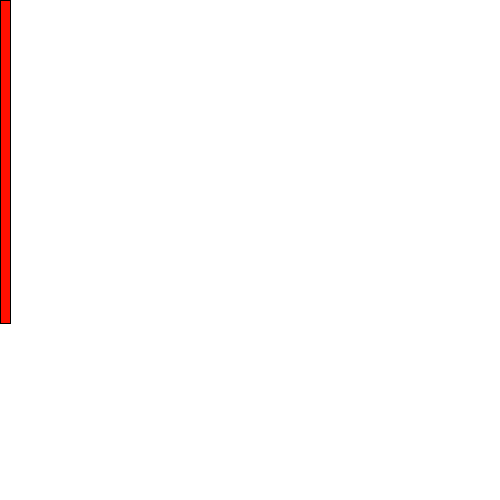
Frame 1 (no input)
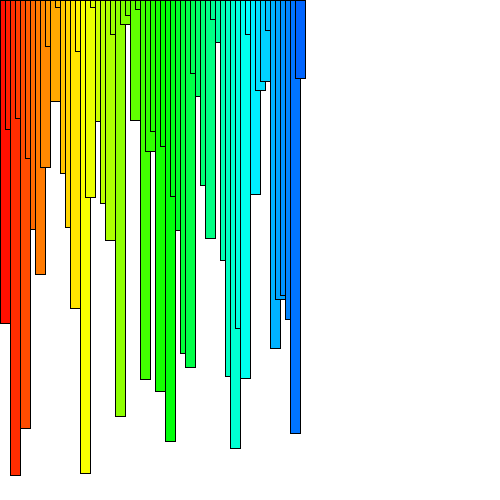
Frame 60 (the mouse pressed at the canvas centre just before this capture)
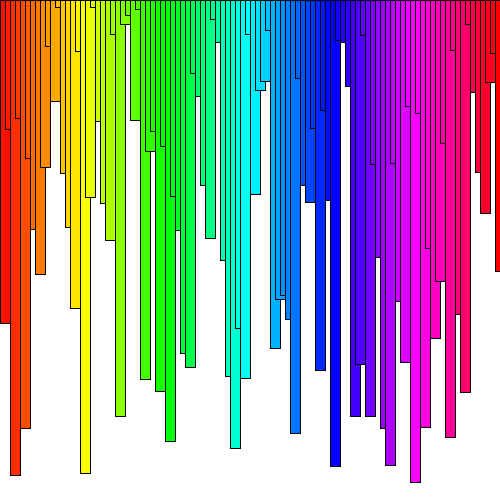
Frame 120 (the mouse held since frame 60 and released just before this capture)

The Processing sketch that drew these frames (run headless with seeded random() and noise(); from frame 60 on, the mouse is pressed at the canvas centre):

// Processing sketch: E2
// ── E2.pde
int x, y, h, s, b, weight;


void setup()
{
  colorMode(HSB, 100);
  //set color mode to HSB in 100 percent
  size(500,500);
  background(100);
  x = 0;
  y = 0;
}

void draw()
{
  
  h++;
  s = 100;
  b = 100;
  //h variable in HSB represents color range 
  
  weight = floor(random(500));
  fill(h, s, b);  
  rect(x, y, 10, y+weight);
  x += 5;
  //move the rect 5 pixel each time 
  
}
